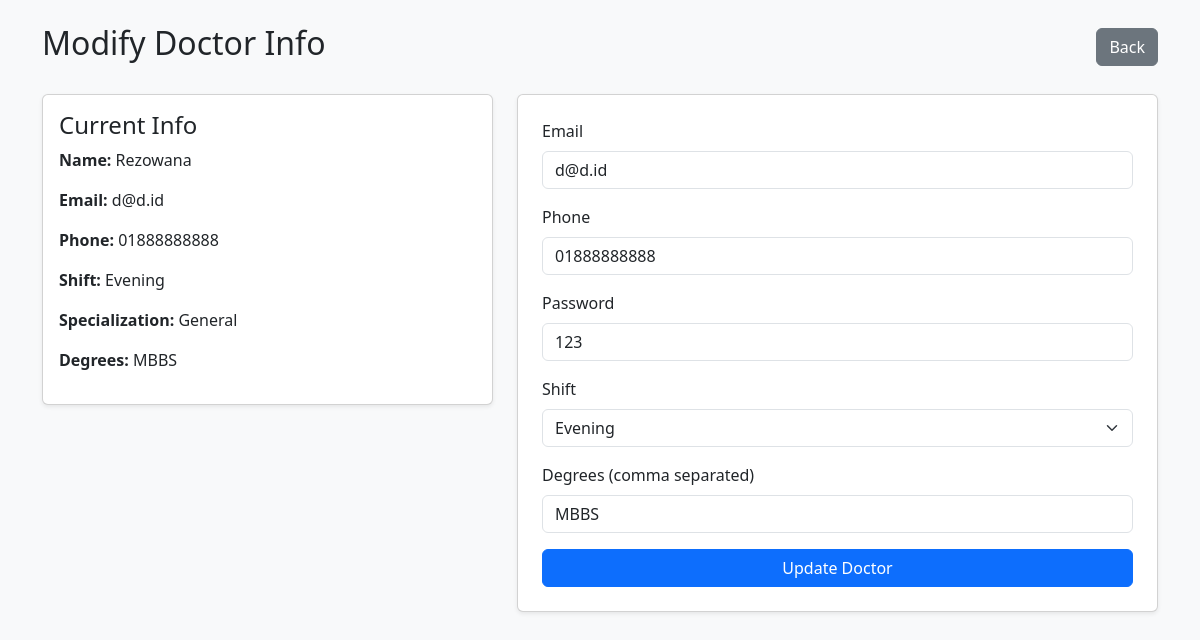
Screenshot of /HospitalDBMS/modify_doctor.php?pid=D000000002 with the database file from the repository.
### tables this page shows
CREATE TABLE `person` (
  `PID` char(10) NOT NULL,
  `Name` varchar(50) NOT NULL,
  `DateofBirth` date NOT NULL,
  `email` varchar(100) NOT NULL,
  `Phone` char(14) NOT NULL,
  `password` varchar(25) NOT NULL
);

CREATE TABLE `staff` (
  `PID` char(10) NOT NULL,
  `shift` varchar(50) NOT NULL,
  `hospital_id` char(5) NOT NULL
);

CREATE TABLE `doctor` (
  `PID` char(10) NOT NULL,
  `Specialization` varchar(25) NOT NULL
);

### HospitalDBMS/modify_doctor.php (the view, shortened to what this page needs)
<?php
include "dbconnect.php";
$pid = $_GET['pid'];
$sql = "SELECT p.Name, p.email, p.Phone, p.password, s.shift, d.Specialization
        FROM person p
        JOIN staff s ON p.PID = s.PID
        JOIN doctor d ON s.PID = d.PID
        WHERE p.PID=?";
$stmt = $conn->prepare($sql);
$stmt->bind_param("s", $pid);
$stmt->execute();
$result = $stmt->get_result();
$doctor = $result->fetch_assoc();
$degree_sql = "SELECT Degrees FROM doctordegree WHERE PID=?";
$deg_stmt = $conn->prepare($degree_sql);
$deg_stmt->bind_param("s", $pid);
$deg_stmt->execute();
$deg_result = $deg_stmt->get_result();
$degrees = [];
while ($row = $deg_result->fetch_assoc()) {
    $degrees[] = $row['Degrees'];
}
?>
<!DOCTYPE html>
<html>
<head>
    <link href="https://cdn.jsdelivr.net/npm/bootstrap@5.3.2/dist/css/bootstrap.min.css" rel="stylesheet">
</head>
<body class="bg-light">
<div class="container py-4">
    <div class="d-flex justify-content-between align-items-center mb-4">
        <h2>Modify Doctor Info</h2>
        <a href="staff.php" class="btn btn-secondary"> Back</a>
    </div>
    <div class="row g-4">
        <div class="col-md-5">
            <div class="card p-3 shadow-sm bg-white">
                <h4>Current Info</h4>
                <p><strong>Name:</strong> <?= htmlspecialchars($doctor['Name']) ?></p>
                <p><strong>Email:</strong> <?= htmlspecialchars($doctor['email']) ?></p>
                <p><strong>Phone:</strong> <?= htmlspecialchars($doctor['Phone']) ?></p>
                <p><strong>Shift:</strong> <?= htmlspecialchars($doctor['shift']) ?></p>
                <p><strong>Specialization:</strong> <?= htmlspecialchars($doctor['Specialization']) ?></p>
                <p><strong>Degrees:</strong> <?= htmlspecialchars(implode(", ", $degrees)) ?></p>
            </div>
        </div>
        <div class="col-md-7">
            <div class="card p-4 shadow-sm bg-white">
                <form method="post">
                    <div class="mb-3">
                        <label class="form-label">Email</label>
                        <input type="email" name="email" class="form-control" value="<?= htmlspecialchars($doctor['email']) ?>" required>
                    </div>
                    <div class="mb-3">
                        <label class="form-label">Phone</label>
                        <input type="text" name="phone" class="form-control" value="<?= htmlspecialchars($doctor['Phone']) ?>" required>
                    </div>
                    <div class="mb-3">
                        <label class="form-label">Password</label>
                        <input type="text" name="password" class="form-control" value="<?= htmlspecialchars($doctor['password']) ?>" required>
                    </div>
                    <div class="mb-3">
                        <label class="form-label">Shift</label>
                        <select name="shift" class="form-select" required>
                            <option value="Evening" <?= $doctor['shift']=="Evening"?"selected":"" ?>>Evening</option>
                        </select>
                    </div>
                    <div class="mb-3">
                        <label class="form-label">Degrees (comma separated)</label>
                        <input type="text" name="degrees" class="form-control" value="<?= htmlspecialchars(implode(", ", $degrees)) ?>">
                    </div>
                    <button type="submit" class="btn btn-primary w-100">Update Doctor</button>
                </form>
            </div>
        </div>
    </div>
</div>
</body>
</html>

### rows the page displays
person: Name "Rezowana", email "d@d.id", Phone "01888888888", staff.shift "Evening", doctor.Specialization "General", phone "01888888888", password "123"
staff: shift "Evening"

### other values shown
implode(", ", $degrees) "MBBS"
